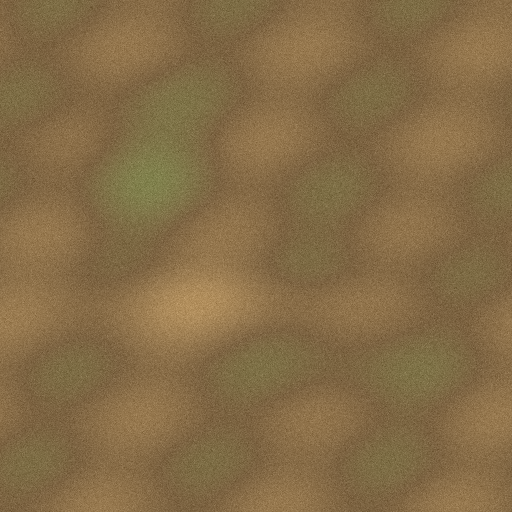
#> input picture ground_truth_generator/terrain_rgb.png, 512 x 512 px
$ python rgb_depth_pointcloud_viewer.py
#> lines starting #> are read from the running program, lines starting #| are printed output that depends on the picture
import argparse
from pathlib import Path

import numpy as np
from PIL import Image


def load_rgb(path):
#> called with path = 'terrain_rgb.png'
    image = Image.open(path).convert("RGB")
#> image is the input picture: PIL image 512x512 RGB; mean R, G, B 132.8, 108.1, 70.4
    return np.asarray(image, dtype=np.float32) / 255.0


def load_depth(path):
#> called with path = 'terrain_depth_meters.npy'
    path = Path(path)
    if path.suffix.lower() == ".npy":
        depth = np.load(path)
#> (reads ground_truth_generator/terrain_depth_meters.npy from the repository)
    else:
        image = Image.open(path)
        depth = np.asarray(image, dtype=np.float32)
        if depth.dtype != np.float32:
            depth = depth.astype(np.float32)
        if depth.max() > 1000:
            depth /= 1000.0
    return np.squeeze(depth).astype(np.float32)


def make_point_cloud(rgb, depth, fx, fy, cx=None, cy=None, stride=1, max_depth=None):
#> called with fx = 512, fy = 512, stride = 2
    height, width = depth.shape
#> height = 512; width = 512
    if rgb.shape[:2] != depth.shape:
        rgb_image = Image.fromarray((rgb * 255).astype(np.uint8))
        rgb_image = rgb_image.resize((width, height), Image.Resampling.BILINEAR)
        rgb = np.asarray(rgb_image, dtype=np.float32) / 255.0

    if cx is None:
        cx = (width - 1) / 2.0
#> cx = 255.5
    if cy is None:
        cy = (height - 1) / 2.0
#> cy = 255.5

    v, u = np.mgrid[0:height:stride, 0:width:stride]
    z = depth[0:height:stride, 0:width:stride]
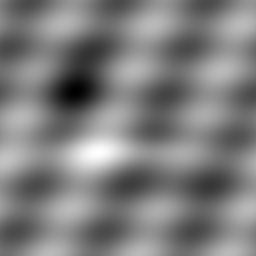
#> z: shape (256, 256) float32; min 0.35, max 1.5, mean 0.921; drawn with min black and max white
    colors = rgb[0:height:stride, 0:width:stride]

    valid = np.isfinite(z) & (z > 0)
#> valid: shape (256, 256) bool; every value is 1
    if max_depth is not None:
        valid &= z <= max_depth

    u = u[valid].astype(np.float32)
    v = v[valid].astype(np.float32)
    z = z[valid].astype(np.float32)
    colors = colors[valid].reshape(-1, 3)

    x = (u - cx) * z / fx
    y = -(v - cy) * z / fy
    points = np.column_stack((x, y, z))
    return points, colors


def save_ply(path, points, colors):
#> called with path = 'terrain_pointcloud.ply', points = array of shape (65536, 3), colors = array of shape (65536, 3)
    colors_u8 = np.clip(colors * 255, 0, 255).astype(np.uint8)
    with open(path, "w", encoding="ascii") as file:
        file.write("ply\n")
        file.write("format ascii 1.0\n")
        file.write(f"element vertex {len(points)}\n")
        file.write("property float x\n")
        file.write("property float y\n")
        file.write("property float z\n")
        file.write("property uchar red\n")
        file.write("property uchar green\n")
        file.write("property uchar blue\n")
        file.write("end_header\n")
        for point, color in zip(points, colors_u8):
            file.write(
                f"{point[0]:.6f} {point[1]:.6f} {point[2]:.6f} "
                f"{color[0]} {color[1]} {color[2]}\n"
            )
#> this loop made 65536 passes
#> (point, color) on passes 1 to 3: ([-0.462, 0.462, 0.927], [125, 99, 64]), ([-0.453, 0.457, 0.916], [139, 113, 78]), ([-0.444, 0.451, 0.905], [117, 91, 56])


def view_with_open3d(points, colors):
    import open3d as o3d

    cloud = o3d.geometry.PointCloud()
    cloud.points = o3d.utility.Vector3dVector(points)
    cloud.colors = o3d.utility.Vector3dVector(colors)

    frame = o3d.geometry.TriangleMesh.create_coordinate_frame(size=0.5)
    o3d.visualization.draw_geometries(
        [cloud, frame],
        window_name="RGB-D Point Cloud Viewer",
        width=1280,
        height=800,
    )


def view_with_matplotlib(points, colors, sample_count=120_000):
    import matplotlib.pyplot as plt

    if len(points) > sample_count:
        rng = np.random.default_rng(0)
        indices = rng.choice(len(points), size=sample_count, replace=False)
        points = points[indices]
        colors = colors[indices]

    figure = plt.figure("RGB-D Point Cloud Viewer")
    axis = figure.add_subplot(111, projection="3d")
    axis.scatter(points[:, 0], points[:, 2], points[:, 1], c=colors, s=0.2)
    axis.set_xlabel("X")
    axis.set_ylabel("Z")
    axis.set_zlabel("Y")
    axis.set_box_aspect((np.ptp(points[:, 0]), np.ptp(points[:, 2]), np.ptp(points[:, 1])))
    plt.show()


def main():
    parser = argparse.ArgumentParser(
        description="Create and view a colored point cloud from an RGB image and depth map."
    )
    parser.add_argument("--rgb", default="terrain_rgb.png", help="Path to the RGB image.")
    parser.add_argument(
        "--depth",
        default="terrain_depth_meters.npy",
        help="Path to a depth map in meters as .npy, or a 16-bit depth PNG in millimeters.",
    )
    parser.add_argument("--out", default="terrain_pointcloud.ply", help="Output PLY path.")
    parser.add_argument("--fx", type=float, default=None, help="Camera focal length in pixels.")
    parser.add_argument("--fy", type=float, default=None, help="Camera focal length in pixels.")
    parser.add_argument("--cx", type=float, default=None, help="Camera principal point x.")
    parser.add_argument("--cy", type=float, default=None, help="Camera principal point y.")
    parser.add_argument("--stride", type=int, default=2, help="Use every Nth pixel.")
    parser.add_argument("--max-depth", type=float, default=None, help="Drop points beyond this depth.")
    parser.add_argument("--no-view", action="store_true", help="Only save the PLY file.")
    args = parser.parse_args()

    rgb = load_rgb(args.rgb)
    depth = load_depth(args.depth)

    height, width = depth.shape
    fx = args.fx if args.fx is not None else width
    fy = args.fy if args.fy is not None else width

    points, colors = make_point_cloud(
        rgb=rgb,
        depth=depth,
        fx=fx,
        fy=fy,
        cx=args.cx,
        cy=args.cy,
        stride=max(1, args.stride),
        max_depth=args.max_depth,
    )

    save_ply(args.out, points, colors)
    print(f"Saved {len(points):,} points to {args.out}")
#| Saved 65,536 points to terrain_pointcloud.ply

    if args.no_view:
        return

    try:
        view_with_open3d(points, colors)
    except ImportError:
        print("Open3D is not installed, falling back to matplotlib viewer.")
        view_with_matplotlib(points, colors)


if __name__ == "__main__":
    main()
